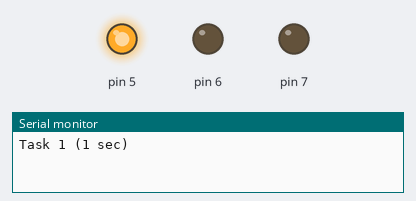
Recording of a sketch running on a simulated Arduino Uno, built with avr-gcc and run on an emulated ATmega328P. Shown: output pins drawn as LEDs (lit = HIGH), the last lines printed to the serial monitor.

Above: at 0.5 s.
At 1.5 s:
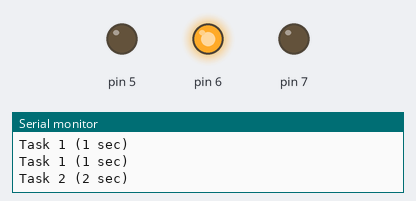
At 2.5 s:
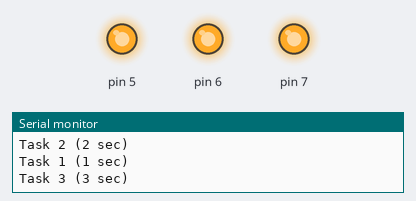
At 3.5 s:
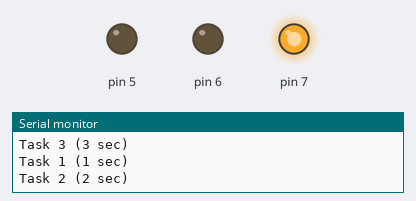
At 4.5 s:
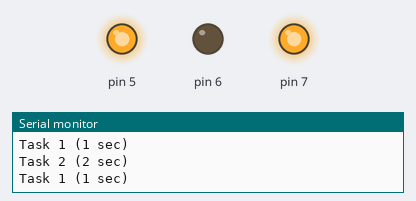
At 6.5 s:
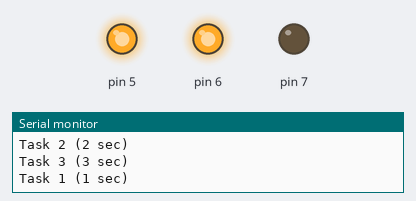
Timing chart, 0 to 7.8 s (numbered marks = the images above):
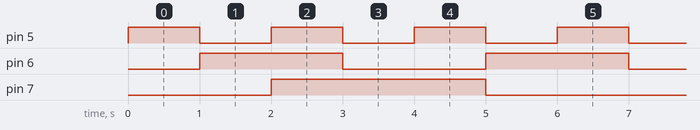

The sketch:

code.ino
```cpp
#include <avr/interrupt.h>
volatile bool task1Flag = false;
volatile bool task2Flag = false;
volatile bool task3Flag = false;
int count = 0;

void setup() {
  Serial.begin(9600);
  pinMode(5, OUTPUT);
  pinMode(6, OUTPUT);
  pinMode(7, OUTPUT);

  // Disable interrupts
  cli();

  // Timer1 setup (1 second interrupt)
  TCCR1A = 0;
  TCCR1B = 0;
  TCNT1 = 0;

  OCR1A = 15624; // 1 second for 16MHz clock

  TCCR1B |= (1 << WGM12);  // CTC mode
  TCCR1B |= (1 << CS12) | (1 << CS10); // Prescaler 1024

  TIMSK1 |= (1 << OCIE1A); // Enable timer interrupt

  sei(); // Enable interrupts
}

// Timer Interrupt Service Routine
ISR(TIMER1_COMPA_vect) {
  count++;

  if (count % 1 == 0) task1Flag = true;
  if (count % 2 == 0) task2Flag = true;
  if (count % 3 == 0) task3Flag = true;
}

void loop() {

  if (task1Flag) {
    digitalWrite(5, !digitalRead(5));
    Serial.println("Task 1 (1 sec)");
    task1Flag = false;
  }

  if (task2Flag) {
    digitalWrite(6, !digitalRead(6));
    Serial.println("Task 2 (2 sec)");
    task2Flag = false;
  }

  if (task3Flag) {
    digitalWrite(7, !digitalRead(7));
    Serial.println("Task 3 (3 sec)");
    task3Flag = false;
  }
}
```

Measured:
- by itself, pin 5: alternates HIGH for 1.0 s and LOW for 1.0 s
- by itself, pin 6: alternates HIGH for 2.0 s and LOW for 2.0 s
- by itself, pin 7: alternates HIGH for 3.0 s and LOW for 3.0 s
